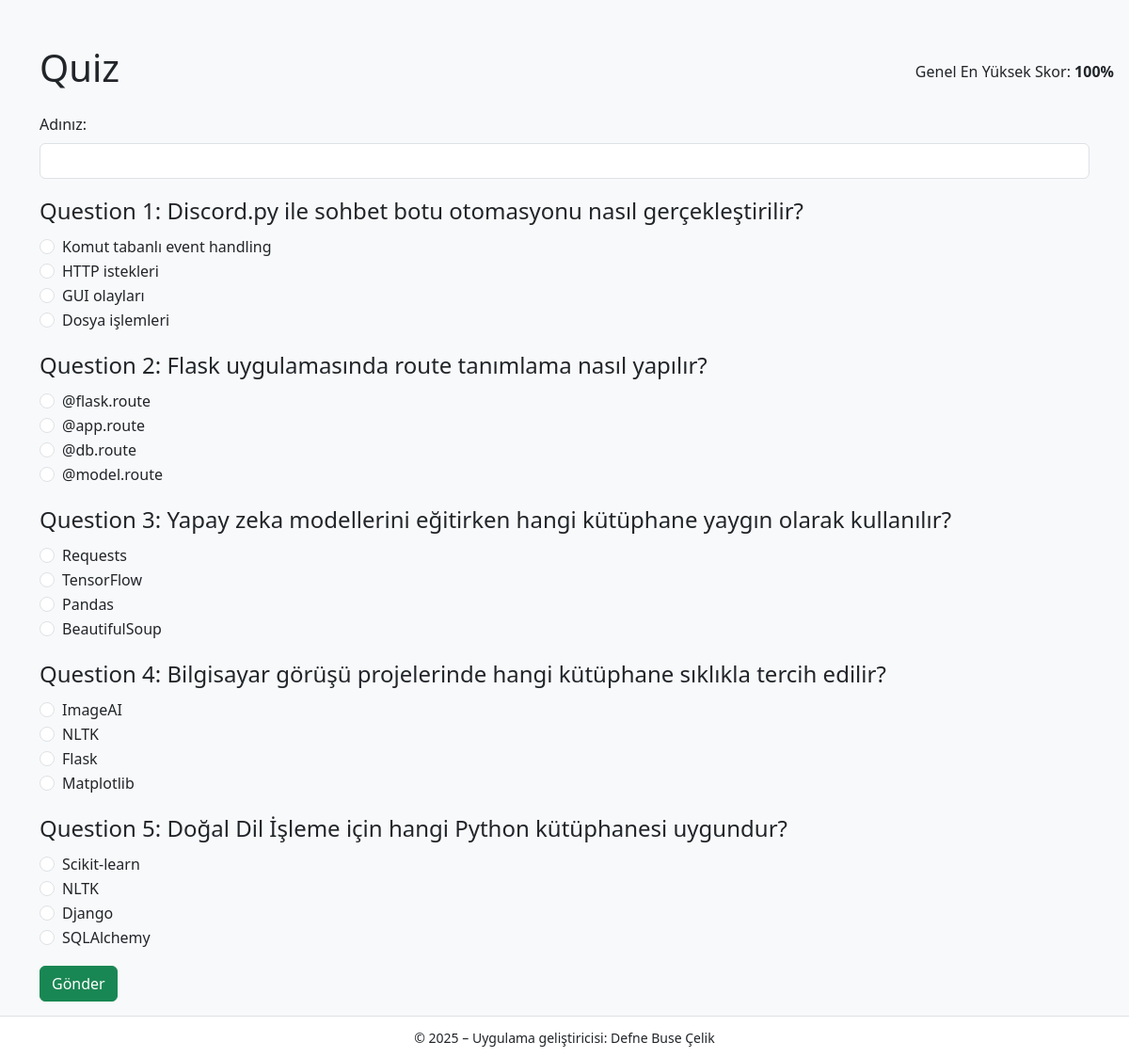
The page / on the database its author committed.
### app/models.py (models this page shows)
class Question(db.Model):
    id = db.Column(db.Integer, primary_key=True)
    text = db.Column(db.String(256), nullable=False)
    choices = db.Column(db.PickleType, nullable=False)  # {'A':'...','B':'...'}
    correct = db.Column(db.String(1), nullable=False)

### app/routes.py (the view, shortened to what this page needs)
@bp.route('/', methods=['GET', 'POST'])
def index():
    questions = Question.query.all()
    user = None
    if session.get('user_id'):
        user = User.query.get(session['user_id'])
    global_best = db.session.query(db.func.max(Attempt.score)).scalar() or 0
    return render_template('index.html',
                           questions=questions,
                           global_best=global_best,
                           user=user)

### app/templates/index.html (shortened to what this page needs)
{% extends 'base.html' %}
{% block content %}
<h1 class="mb-4">Quiz</h1>
<form method="post">
    <div class="mb-3">
        <label for="username" class="form-label">Adınız:</label>
        <input type="text" id="username" name="username" class="form-control" required>
    </div>
    {% for q in questions %}
    <fieldset class="mb-3">
        <legend>Question {{ loop.index }}: {{ q.text }}</legend>
        {% for key, val in q.choices.items() %}
        <div class="form-check">
            <input class="form-check-input" type="radio"
                   name="question_{{ q.id }}" id="q{{ q.id }}_{{ key }}"
                   value="{{ key }}" required>
            <label class="form-check-label" for="q{{ q.id }}_{{ key }}">
                {{ val }}
            </label>
        </div>
        {% endfor %}
    </fieldset>
    {% endfor %}
    <button type="submit" class="btn btn-success">Gönder</button>
</form>
{% endblock %}

### app/templates/base.html (shortened to what this page needs)
<!DOCTYPE html>
<html lang="tr">
<head>
    <link rel="stylesheet"
          href="https://cdn.jsdelivr.net/npm/bootstrap@5.3.0/dist/css/bootstrap.min.css">
</head>
<body class="bg-light">
    <div class="container mt-5">
        <div class="position-absolute top-0 end-0 m-3">
            <p class="mb-0">Genel En Yüksek Skor: <strong>{{ global_best }}%</strong></p>
        </div>
        {% block content %}{% endblock %}
    </div>
    <footer class="bg-white border-top">
        <small>© 2025 – Uygulama geliştiricisi: Defne Buse Çelik</small>
    </footer>
</body>
</html>

### app/templates/base.html (style rules this page uses)
body { position: relative; min-height: 100vh; padding-bottom: 60px; }
footer { position: absolute; bottom: 0; width: 100%; text-align: center; padding: 10px 0; }

### rows shown on the page
Question: text "Discord.py ile sohbet botu otomasyonu nasıl gerçekleştirilir?", choices "Komut tabanlı event handling" "HTTP istekleri" "GUI olayları" "Dosya işlemleri"
Question: text "Flask uygulamasında route tanımlama nasıl yapılır?", choices "@flask.route" "@app.route" "@db.route" "@model.route"
Question: text "Yapay zeka modellerini eğitirken hangi kütüphane yaygın olarak kullanılır?", choices "Requests" "TensorFlow" "Pandas" "BeautifulSoup"
Question: text "Bilgisayar görüşü projelerinde hangi kütüphane sıklıkla tercih edilir?", choices "ImageAI" "NLTK" "Flask" "Matplotlib"
Question: text "Doğal Dil İşleme için hangi Python kütüphanesi uygundur?", choices "Scikit-learn" "NLTK" "Django" "SQLAlchemy"

### other values the page prints
{{ global_best }} "100"
